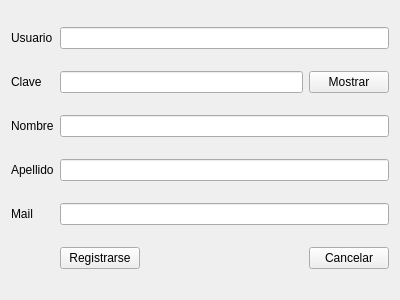
<?xml version="1.0" encoding="UTF-8"?>
<ui version="4.0">
 <class>RegistroUsuario</class>
 <widget class="QWidget" name="RegistroUsuario">
  <property name="geometry">
   <rect>
    <x>0</x>
    <y>0</y>
    <width>400</width>
    <height>300</height>
   </rect>
  </property>
  <property name="windowTitle">
   <string>Form</string>
  </property>
  <layout class="QGridLayout" name="gridLayout">
   <item row="1" column="0">
    <widget class="QLabel" name="lClave">
     <property name="text">
      <string>Clave</string>
     </property>
    </widget>
   </item>
   <item row="0" column="0">
    <widget class="QLabel" name="lUsuario">
     <property name="text">
      <string>Usuario</string>
     </property>
    </widget>
   </item>
   <item row="4" column="0">
    <widget class="QLabel" name="lMail">
     <property name="text">
      <string>Mail</string>
     </property>
    </widget>
   </item>
   <item row="5" column="1">
    <widget class="QPushButton" name="pbRegistrarse">
     <property name="focusPolicy">
      <enum>Qt::NoFocus</enum>
     </property>
     <property name="text">
      <string>Registrarse</string>
     </property>
    </widget>
   </item>
   <item row="2" column="0">
    <widget class="QLabel" name="lNombre">
     <property name="text">
      <string>Nombre</string>
     </property>
    </widget>
   </item>
   <item row="5" column="2">
    <spacer name="horizontalSpacer">
     <property name="orientation">
      <enum>Qt::Horizontal</enum>
     </property>
     <property name="sizeHint" stdset="0">
      <size>
       <width>40</width>
       <height>20</height>
      </size>
     </property>
    </spacer>
   </item>
   <item row="3" column="0">
    <widget class="QLabel" name="lApellido">
     <property name="text">
      <string>Apellido</string>
     </property>
    </widget>
   </item>
   <item row="4" column="1" colspan="3">
    <widget class="QLineEdit" name="leMail"/>
   </item>
   <item row="3" column="1" colspan="3">
    <widget class="QLineEdit" name="leApellido"/>
   </item>
   <item row="2" column="1" colspan="3">
    <widget class="QLineEdit" name="leNombre"/>
   </item>
   <item row="1" column="3">
    <widget class="QPushButton" name="pbMostrarClave">
     <property name="text">
      <string>Mostrar</string>
     </property>
    </widget>
   </item>
   <item row="1" column="1" colspan="2">
    <widget class="QLineEdit" name="leClave">
     <property name="focusPolicy">
      <enum>Qt::StrongFocus</enum>
     </property>
     <property name="echoMode">
      <enum>QLineEdit::Password</enum>
     </property>
    </widget>
   </item>
   <item row="0" column="1" colspan="3">
    <widget class="QLineEdit" name="leUsuario"/>
   </item>
   <item row="5" column="3">
    <widget class="QPushButton" name="pbCancelar">
     <property name="text">
      <string>Cancelar</string>
     </property>
    </widget>
   </item>
  </layout>
 </widget>
 <tabstops>
  <tabstop>leUsuario</tabstop>
  <tabstop>leClave</tabstop>
  <tabstop>leNombre</tabstop>
  <tabstop>leApellido</tabstop>
  <tabstop>leMail</tabstop>
 </tabstops>
 <resources/>
 <connections/>
</ui>
